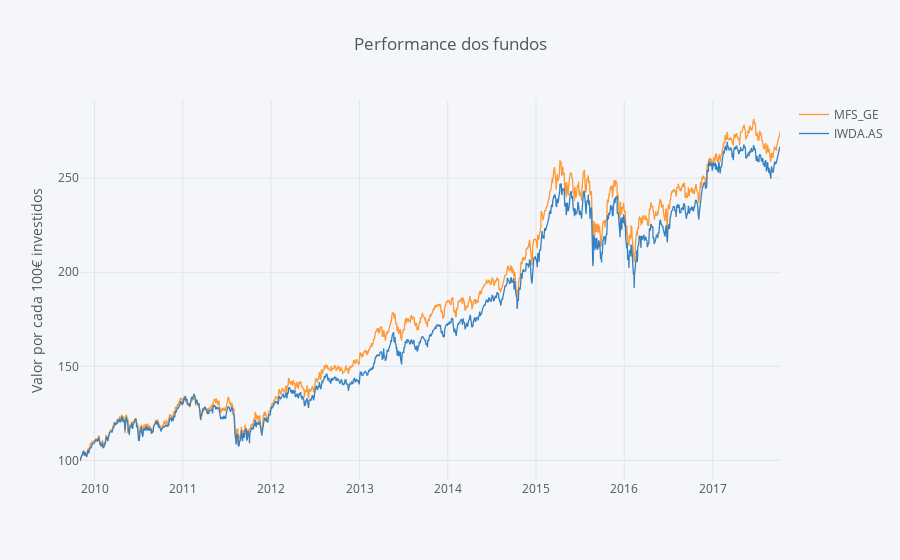

Source (notebook cell):
### Code cell
Quotes_df_norm.iplot(kind='scatter',yTitle='Valor por cada 100€ investidos', title='Performance dos fundos')

### Figure 1 — Plotly figure (JSON) as saved in the notebook; plotly's stock layout.template omitted (floating-point values rounded to 4 significant figures; data arrays with more than 128 entries replaced by an {"elided": "..."} marker saying what was removed)
{"data": [{"line": {"color": "rgba(255, 153, 51, 1.0)", "dash": "solid", "width": 1.3}, "mode": "lines", "name": "MFS_GE", "text": "", "type": "scatter", "x": {"elided": "2042 str values"}, "y": {"elided": "2042 float values"}}, {"line": {"color": "rgba(55, 128, 191, 1.0)", "dash": "solid", "width": 1.3}, "mode": "lines", "name": "IWDA.AS", "text": "", "type": "scatter", "x": {"elided": "2042 str values"}, "y": {"elided": "2042 float values"}}], "layout": {"legend": {"bgcolor": "#F5F6F9", "font": {"color": "#4D5663"}}, "paper_bgcolor": "#F5F6F9", "plot_bgcolor": "#F5F6F9", "title": "Performance dos fundos", "titlefont": {"color": "#4D5663"}, "xaxis1": {"gridcolor": "#E1E5ED", "showgrid": true, "tickfont": {"color": "#4D5663"}, "title": "", "titlefont": {"color": "#4D5663"}, "zerolinecolor": "#E1E5ED"}, "yaxis1": {"gridcolor": "#E1E5ED", "showgrid": true, "tickfont": {"color": "#4D5663"}, "title": "Valor por cada 100€ investidos", "titlefont": {"color": "#4D5663"}, "zerolinecolor": "#E1E5ED"}}}
